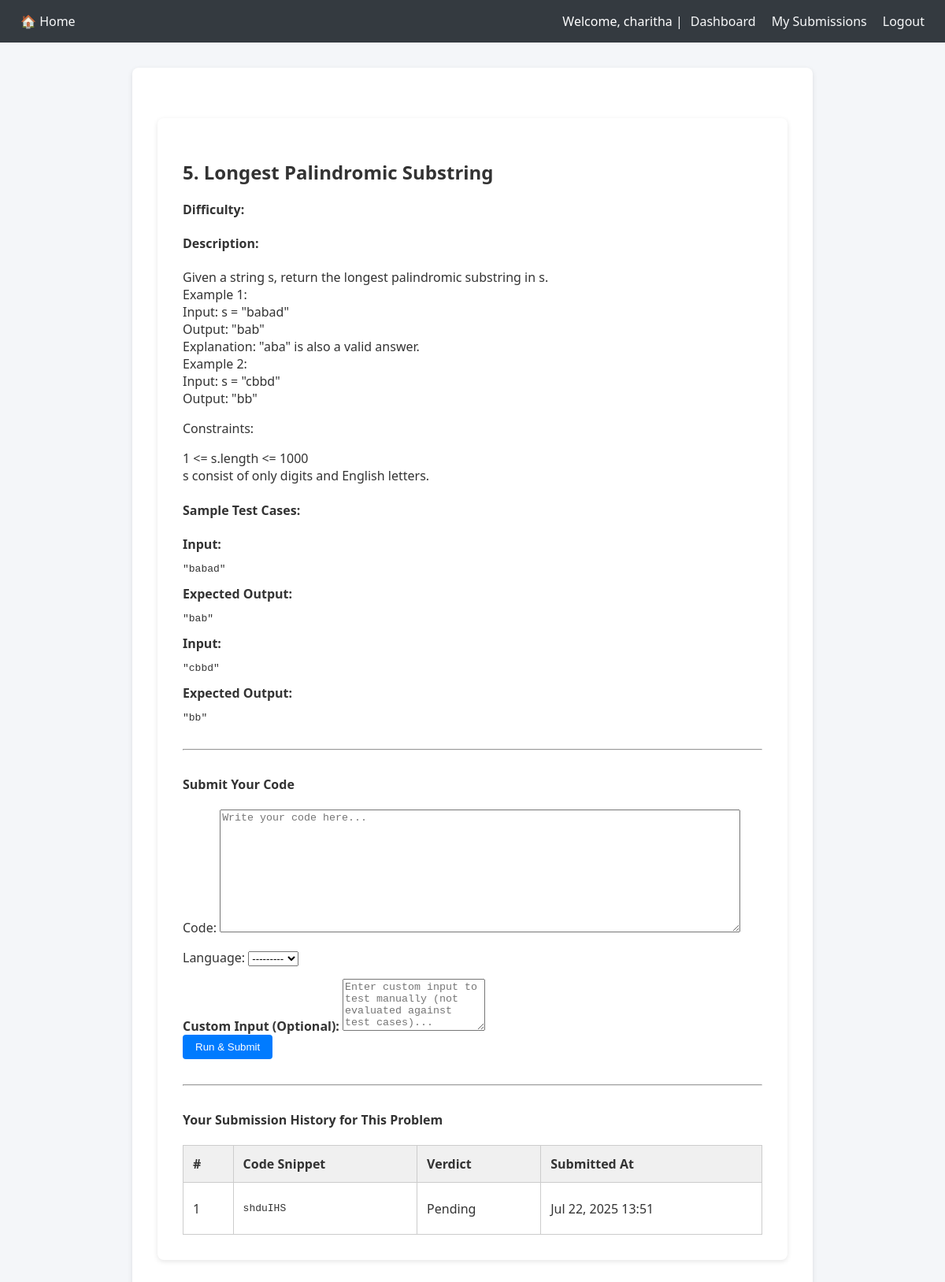
Screenshot of /problems/2/ (signed in) with the database file from the repository.
### judge/models.py (models this page shows, shortened)
class Problem(models.Model):
    title = models.CharField(max_length=200)
    description = models.TextField()
    input_format = models.TextField(blank=True, null=True)
    output_format = models.TextField(blank=True, null=True)
    sample_input = models.TextField(blank=True, null=True)
    sample_output = models.TextField(blank=True, null=True)
    difficulty = models.CharField(max_length=50, default='Easy')
    created_at = models.DateTimeField(auto_now_add=True)
    test_results_json = models.TextField(blank=True, null=True)

class TestCase(models.Model):
    problem = models.ForeignKey(Problem, on_delete=models.CASCADE, related_name='test_cases')
    input_data = models.TextField()
    expected_output = models.TextField()
    is_hidden = models.BooleanField(default=False)  # Show only sample cases to users

class Submission(models.Model):
    user = models.ForeignKey(User, on_delete=models.CASCADE)
    problem = models.ForeignKey(Problem, on_delete=models.CASCADE)
    code = models.TextField()
    language = models.CharField(max_length=10, choices=LANGUAGE_CHOICES)
    submitted_at = models.DateTimeField(auto_now_add=True)
    verdict = models.CharField(max_length=20, default='Pending')
    passed_count = models.IntegerField(default=0)
    total_count = models.IntegerField(default=0)
    output = models.TextField(blank=True, null=True)
    error = models.TextField(blank=True, null=True)

### judge/views.py (the view)
# urls.py: path('problems/<int:pk>/', views.problem_detail, name='problem_detail'),
@login_required
def problem_detail(request, pk):
    problem = get_object_or_404(Problem, pk=pk)
    sample_tests = TestCase.objects.filter(problem=problem, is_hidden=False)
    previous_submissions = Submission.objects.filter(
        user=request.user, problem=problem
    ).order_by('-submitted_at')
    if request.method == "POST":
        form = SubmissionForm(request.POST)
        if form.is_valid():
            custom_input = request.POST.get('custom_input', '')
            submission = form.save(commit=False)
            submission.user = request.user
            submission.problem = problem
            submission.verdict = 'Pending'
            submission.save()
            if custom_input.strip():
                out, err = run_code(submission.code, submission.language, custom_input)
                submission.output = out
                submission.error = err
                submission.verdict = "Accepted" if not err else "Runtime Error"
                submission.save()
                return redirect('submission_detail', submission_id=submission.pk)
            else:
                test_cases = TestCase.objects.filter(problem=problem)
                all_test_results = []
                all_passed = True
                encountered_runtime_error = False
                for case in test_cases:
                    input_data = case.input_data
                    expected_output = case.expected_output.strip()
                    output, error = run_code(submission.code, submission.language, input_data)
                    if error:
                        all_passed = False
                        encountered_runtime_error = True
                        all_test_results.append({
                            "input": input_data,
                            "expected": expected_output,
                            "output": error,
                            "passed": False,
                            "error": True
                        })
                        break
                    output = output.strip()
                    passed = output == expected_output
                    all_test_results.append({
                        "input": input_data,
                        "expected": expected_output,
                        "output": output,
                        "passed": passed
                    })
                    if not passed:
                        all_passed = False
                submission.test_results_json = json.dumps(all_test_results, indent=2)
                if encountered_runtime_error:
                    submission.verdict = 'Runtime Error'
                    submission.error = all_test_results[-1]["output"]
                elif all_passed:
                    submission.verdict = 'Accepted'
                else:
                    submission.verdict = 'Wrong Answer'
                submission.output = '\n'.join(
                    [r["output"] for r in all_test_results if not r.get("error")]
                )
                submission.save()
                return redirect('submission_detail', submission_id=submission.pk)
    else:
        form = SubmissionForm()
    return render(request, 'judge/problem_detail.html', {
        'problem': problem,
        'form': form,
        'sample_tests': sample_tests,     # <-- matches template name
        'submission': None,
        'previous_submissions': previous_submissions,
    })

### judge/forms.py
class SubmissionForm(forms.ModelForm):
    class Meta:
        model = Submission
        fields = ['code', 'language']
        widgets = {
            'code': forms.Textarea(attrs={'rows': 10, 'cols': 80, 'placeholder': 'Write your code here...'}),
        }

### judge/templates/judge/problem_detail.html (shortened to what this page needs)
{% extends 'judge/base.html' %}
{% load static %}
{% block content %}
<div class="container mt-4">
  <h2>{{ problem.title }}</h2>
  <p><strong>Difficulty:</strong> {{ problem.get_difficulty_display }}</p>
  <h4>Description:</h4>
  <p>{{ problem.description|linebreaks }}</p>
  {% if sample_tests %}
    <h4>Sample Test Cases:</h4>
    {% for test in sample_tests %}
      <div class="card mb-2">
        <div class="card-body">
          <strong>Input:</strong>
          <pre class="mb-2">{{ test.input_data }}</pre>
          <strong>Expected Output:</strong>
          <pre class="mb-0">{{ test.expected_output }}</pre>
        </div>
      </div>
    {% endfor %}
  {% else %}
    <p><em>No sample test cases provided for this problem.</em></p>
  {% endif %}
  <hr>
  <h4>Submit Your Code</h4>
  <form method="POST" class="mb-3">
    {{ form.as_p }}
    <label for="custom_input"><strong>Custom Input (Optional):</strong></label>
    <textarea name="custom_input" class="form-control" rows="4"
      placeholder="Enter custom input to test manually (not evaluated against test cases)...">{{ request.POST.custom_input }}</textarea>
    <div class="mt-3">
      <button type="submit" class="btn btn-success">Run & Submit</button>
    </div>
  </form>
  {% if previous_submissions %}
    <hr>
    <h4>Your Submission History for This Problem</h4>
    <table class="table table-bordered table-sm">
      <thead class="thead-dark">
        <tr>
          <th>#</th>
          <th>Code Snippet</th>
          <th>Verdict</th>
          <th>Submitted At</th>
        </tr>
      </thead>
      <tbody>
        {% for sub in previous_submissions %}
          <tr>
            <td>{{ forloop.counter }}</td>
            <td><pre style="max-height: 120px; overflow-y: auto;">{{ sub.code|truncatechars:200 }}</pre></td>
            <td><span class="badge bg-info text-dark">{{ sub.verdict }}</span></td>
            <td>{{ sub.submitted_at|date:"M d, Y H:i" }}</td>
          </tr>
        {% endfor %}
      </tbody>
    </table>
  {% endif %}
</div>
{% endblock %}

### judge/templates/judge/base.html (shortened to what this page needs)
<!DOCTYPE html>
<html>
<head>
</head>
<body>
    <nav>
        <div class="left">
            <a href="{% url 'home' %}">🏠 Home</a>
        </div>
        <div class="right">
            {% if user.is_authenticated %}
                <span>Welcome, {{ user.username }} |</span>
                <a href="{% url 'dashboard' %}">Dashboard</a>
                <a href="{% url 'my_submissions' %}">My Submissions</a>
                <a href="{% url 'logout' %}">Logout</a>
            {% else %}
                <a href="{% url 'login' %}">Login</a>
                <a href="{% url 'register' %}">Register</a>
            {% endif %}
        </div>
    </nav>
    <div class="container">
        {% block content %}{% endblock %}
    </div>
</body>
</html>

### judge/templates/judge/base.html (style rules this page uses)
body { font-family: 'Segoe UI', sans-serif; margin: 0; padding: 0; background-color: #f4f6f9; color: #333; }
nav { background-color: #343a40; padding: 1rem; color: white; display: flex; justify-content: space-between; align-items: center; }
nav .left, nav .right { display: flex; align-items: center; }
nav a { color: #f8f9fa; margin: 0 10px; text-decoration: none; }
.container { max-width: 800px; margin: 2rem auto; background: white; padding: 2rem; border-radius: 8px; box-shadow: 0 2px 6px rgba(0,0,0,0.1); }
table { width: 100%; border-collapse: collapse; margin-top: 1rem; }
table th, table td { border: 1px solid #ccc; padding: 0.75rem; text-align: left; }
table th { background-color: #f0f0f0; }
button { padding: 0.5rem 1rem; background: #007bff; border: none; color: white; border-radius: 4px; cursor: pointer; }
hr { margin: 2rem 0; }

### rows the page displays
Problem: title "5. Longest Palindromic Substring", description "Given a string s, return the longest palindromic substring in s. Example 1: Input: s = \"babad\" Output: \"bab\" Explanation: \"aba\" is also a valid answer. Example 2: Input: s = \"cbbd\" Output: \"bb\" Constraints: 1 <= s.length <= 1000 s consist of only digits and English letters."
TestCase: input_data "\"babad\"", expected_output "\"bab\""
TestCase: input_data "\"cbbd\"", expected_output "\"bb\""
Submission: code "shduIHS", verdict "Pending", submitted_at "Jul 22, 2025 13:51"

### other values shown
{{ user.username }} "charitha"
